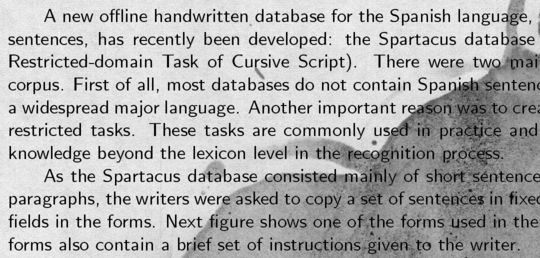
#> input picture datasets/noisytext/testA/img_0049.png, 540 x 258 px, found by its file name; its folder holds only this picture in this run
$ python classic.py
#> lines starting #> are read from the running program, lines starting #| are printed output that depends on the picture; after the words box and inside, x2 and y2 are one past the last pixel; in counts of white or black regions, pixels touching at a corner belong together
import cv2
import os
import numpy as np

for root, dirs, files in os.walk("./data", topdown=False):
    for name in files:
        print(os.path.join(root, name))
    for name in dirs:
        print(os.path.join(root, name))

data_path = "./datasets/noisytext/testA"
results_path = "./results"

########################################################
# PART 1 - Median Filtering
########################################################
def median_filter(image_path):
#> called with image_path = './datasets/noisytext/testA/img_0049.png'
    img = cv2.imread(image_path, cv2.IMREAD_GRAYSCALE) # Load image
#> img is the input picture: shape (258, 540); min 0, max 247, mean 176.7
    img_median = cv2.medianBlur(img, 25) # Add median filter to image
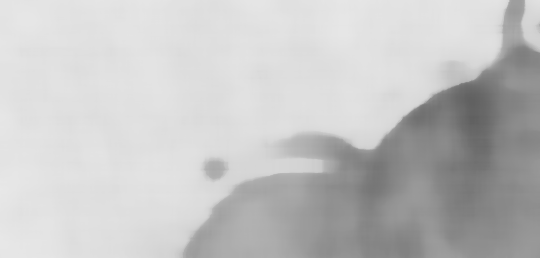
#> img_median: shape (258, 540); min 96, max 232, mean 196.5
    result = np.minimum(img.astype(np.uint16)+(255-img_median.astype(np.uint16)), 255)
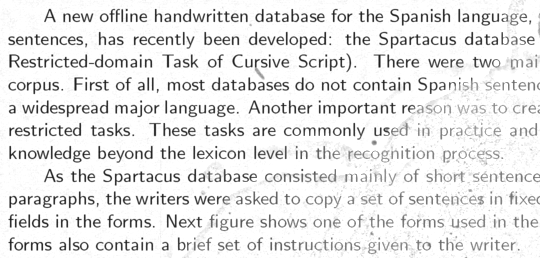
#> result: shape (258, 540) uint16; min 25, max 255, mean 231.6
    return result.astype(np.uint8)


########################################################
# PART 2 - Edge Detection, Dilation Erosion
########################################################
def edge_dilation_erosion_filter(image_path):
#> called with image_path = './datasets/noisytext/testA/img_0049.png'
    img = cv2.imread(image_path, cv2.IMREAD_GRAYSCALE) # Load image
    edges = cv2.Canny(img,100,200)
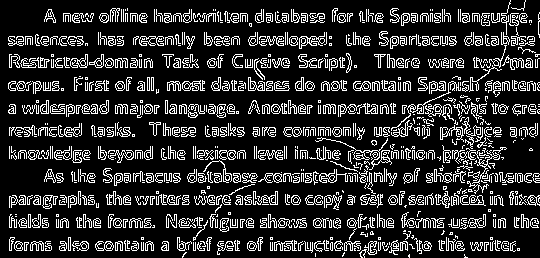
#> edges: shape (258, 540); 17.8% white in thin lines or dots
    dilated = cv2.dilate(edges, np.ones((3,3),np.uint8), iterations=1)
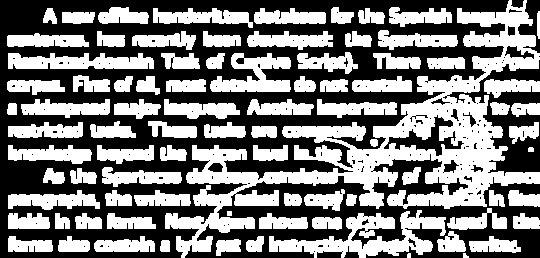
#> dilated: shape (258, 540); 48.1% white; 85 white regions (1 under 20 px), largest, box (x1, y1, x2, y2) and area: (165, 0, 540, 258) 21358, (269, 210, 446, 258) 3515, (8, 53, 154, 69) 1773
    eroded = cv2.erode(dilated, np.ones((4,4),np.uint8), iterations=1)
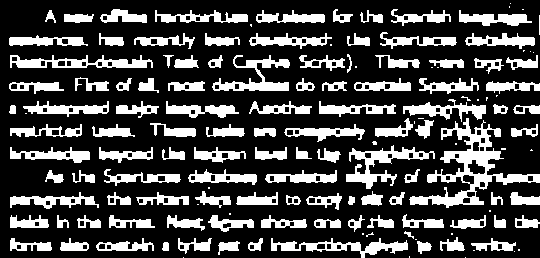
#> eroded: shape (258, 540); 26.2% white; 146 white regions (36 under 20 px), largest, box (x1, y1, x2, y2) and area: (409, 118, 540, 208) 2932, (346, 145, 435, 189) 1210, (212, 55, 290, 91) 1020
    return cv2.bitwise_not(eroded)


########################################################
# PART 3 - Adaptive Filter
########################################################
def adaptive_filter(image_path):
#> called with image_path = './datasets/noisytext/testA/img_0049.png'
    img = cv2.imread(image_path, cv2.IMREAD_GRAYSCALE) # Load image
    return cv2.adaptiveThreshold(img,255,cv2.ADAPTIVE_THRESH_GAUSSIAN_C,cv2.THRESH_BINARY,15,20)
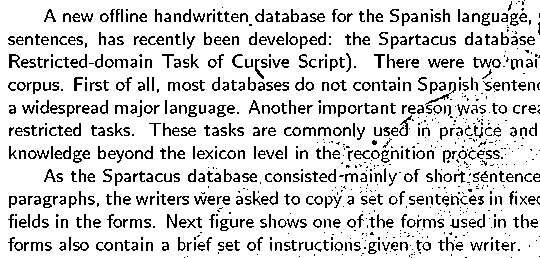
#> returned value: shape (258, 540); 84.2% white; black in thin lines or dots


if not os.path.exists(results_path+"/median_filtered"):
    os.mkdir(results_path+"/median_filtered")
if not os.path.exists(results_path+"/edge_dilation_erosion"):
    os.mkdir(results_path+"/edge_dilation_erosion")
if not os.path.exists(results_path+"/adaptive_filtered"):
    os.mkdir(results_path+"/adaptive_filtered")

for img in sorted(os.listdir(data_path)):
    if img.endswith('.png'):
        print(os.path.join(data_path,img))
        cv2.imwrite(os.path.join(results_path+"/median_filtered",img),median_filter(os.path.join(data_path,img)))
        cv2.imwrite(os.path.join(results_path+"/edge_dilation_erosion",img),edge_dilation_erosion_filter(os.path.join(data_path,img)))
        cv2.imwrite(os.path.join(results_path+"/adaptive_filtered",img),adaptive_filter(os.path.join(data_path,img)))

$ run again, on datasets/noisytext/testA/img_0393.png
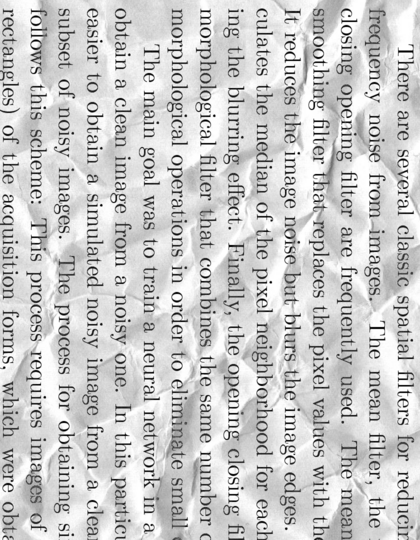
#> input picture datasets/noisytext/testA/img_0393.png, 420 x 540 px, found by its file name
#> in median_filter, img is the input picture: shape (540, 420); min 0, max 255, mean 201.7
#> in edge_dilation_erosion_filter, `edges = cv2.Canny(img,100,200)`:
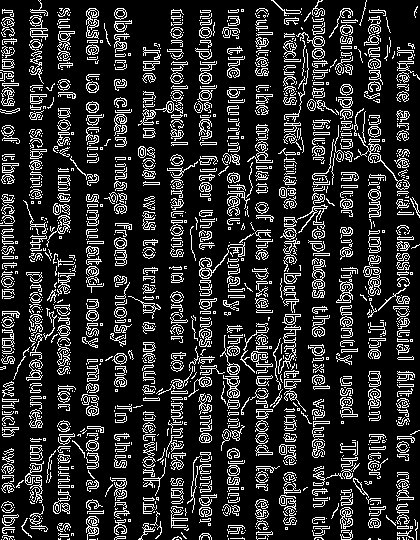
#> edges: shape (540, 420); 17.1% white in thin lines or dots
#> dilated: shape (540, 420); 47.8% white; 108 white regions (2 under 20 px), largest, box (x1, y1, x2, y2) and area: (137, 0, 420, 540) 25975, (1, 174, 77, 438) 6444, (359, 173, 420, 361) 3944
#> eroded: shape (540, 420); 22.9% white; 282 white regions (74 under 20 px), largest, box (x1, y1, x2, y2) and area: (252, 218, 301, 456) 2458, (308, 174, 333, 298) 1108, (195, 11, 217, 145) 1002
#> in adaptive_filter, `return cv2.adaptiveThreshold(img,255,cv2.ADAPTIVE_THRESH_GAUSSIAN_C,cv..`:
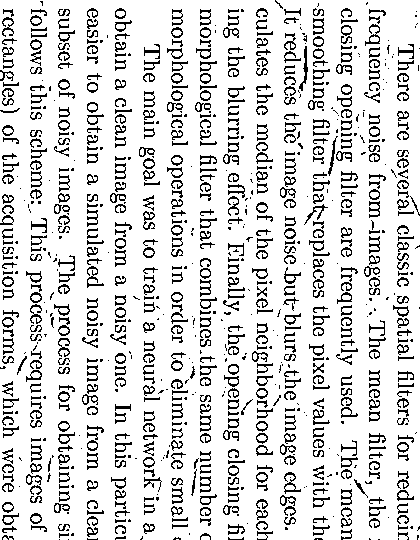
#> returned value: shape (540, 420); 84.9% white; black in thin lines or dots

$ run again, on datasets/noisytext/testA/img_1019.png
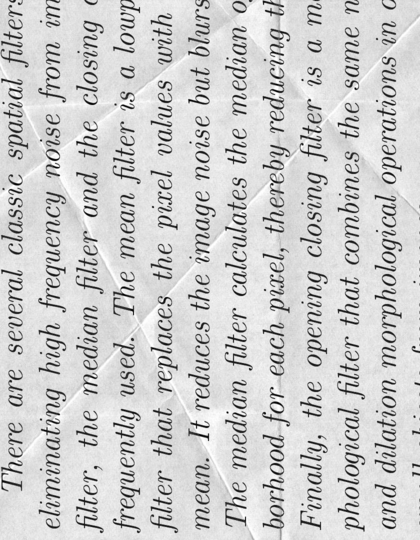
#> input picture datasets/noisytext/testA/img_1019.png, 420 x 540 px, found by its file name
#> in median_filter, img is the input picture: shape (540, 420); min 0, max 255, mean 206
#> in edge_dilation_erosion_filter, `edges = cv2.Canny(img,100,200)`:
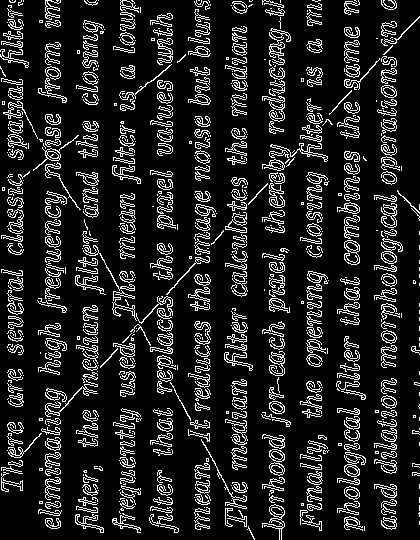
#> edges: shape (540, 420); 13.3% white in thin lines or dots
#> dilated: shape (540, 420); 37.8% white; 104 white regions (24 under 20 px), largest, box (x1, y1, x2, y2) and area: (0, 97, 334, 540) 19213, (0, 65, 100, 314) 6226, (328, 15, 420, 186) 4458
#> eroded: shape (540, 420); 16.5% white; 151 white regions (50 under 20 px), largest, box (x1, y1, x2, y2) and area: (39, 389, 70, 529) 1101, (113, 410, 141, 533) 963, (378, 54, 402, 184) 928
#> in adaptive_filter, `return cv2.adaptiveThreshold(img,255,cv2.ADAPTIVE_THRESH_GAUSSIAN_C,cv..`:
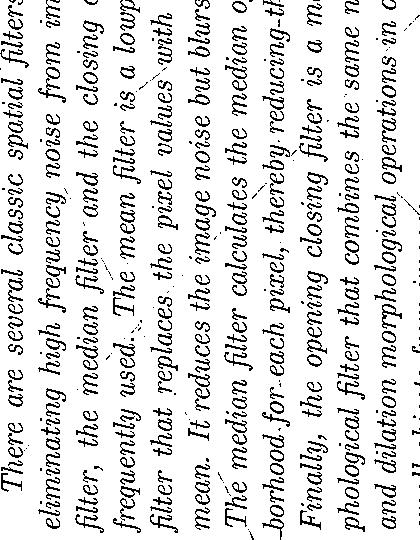
#> returned value: shape (540, 420); 87.4% white; black in thin lines or dots

$ run again, on datasets/noisytext/testA/img_1522.png
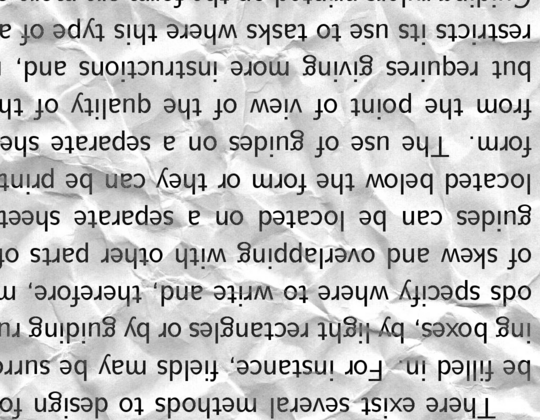
#> input picture datasets/noisytext/testA/img_1522.png, 540 x 420 px, found by its file name
#> in median_filter, img is the input picture: shape (420, 540); min 0, max 255, mean 196.6
#> in edge_dilation_erosion_filter, `edges = cv2.Canny(img,100,200)`:
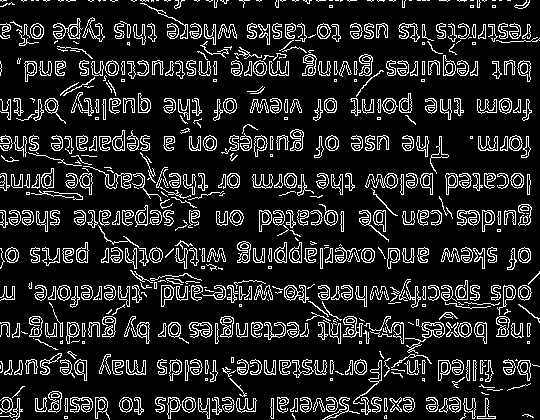
#> edges: shape (420, 540); 13.8% white in thin lines or dots
#> dilated: shape (420, 540); 39.3% white; 151 white regions (8 under 20 px), largest, box (x1, y1, x2, y2) and area: (0, 129, 488, 420) 25060, (369, 270, 540, 339) 3417, (52, 16, 150, 115) 2973
#> eroded: shape (420, 540); 16.6% white; 348 white regions (151 under 20 px), largest, box (x1, y1, x2, y2) and area: (156, 393, 256, 420) 760, (394, 280, 480, 308) 746, (53, 286, 145, 308) 681
#> in adaptive_filter, `return cv2.adaptiveThreshold(img,255,cv2.ADAPTIVE_THRESH_GAUSSIAN_C,cv..`:
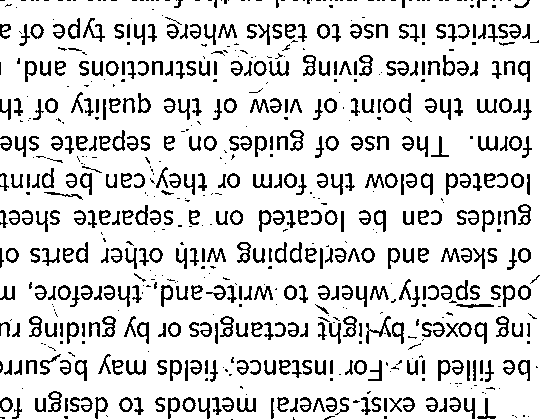
#> returned value: shape (420, 540); 85% white; black in thin lines or dots
